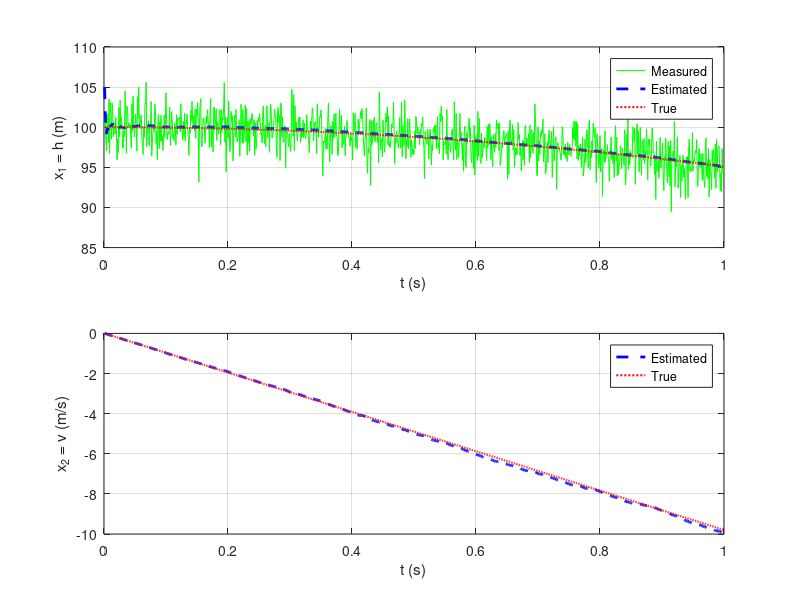
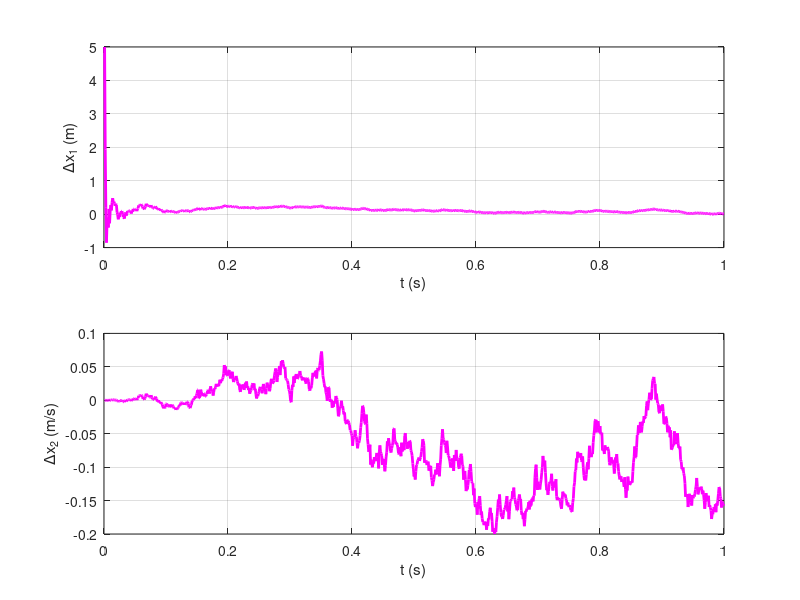

MATLAB code for these plots, in order:
%% Simulate the true signal and measurement
% Define the system
N = 1000; % number of time steps
dt = 0.001; % Sampling time (s)
t = dt*(1:N); % time vector (s)
F = [1, dt; 0, 1]; % system matrix - state
G = [-1/2*dt^2; -dt]; % system matrix - input
H = [1 0]; % observation matrix
Q = [0, 0; 0, 0]; % process noise covariance
u = 9.80665; % input = acceleration due to gravity (m/s^2)
I = eye(2); % identity matrix
% Define the initial position and velocity
y0 = 100; % m
v0 = 0; % m/s
% Initialize the state vector (true state)
xt = zeros(2, N); % True state vector
xt(:, 1) = [y0; v0]; % True intial state
% Loop through and calculate the state
for k = 2:N
 % Propagate the states through the prediction equations
 xt(:, k) = F*xt(:, k-1) + G*u;
end
% Generate the noisy measurement from the true state
R = 4; % m^2/s^2
v = sqrt(R)*randn(1, N); % measurement noise
z = H*xt + v; % noisy measurement
%% Perform the Kalman filter estimation
% Initialize the state vector (estimated state)
x = zeros(2, N); % Estimated state vector
x(:, 1) = [105; 0]; % Guess for initial state
% Initialize the covariance matrix
P = [10, 0; 0, 0.01]; % Covariance for initial state error
% Loop through and perform the Kalman filter equations recursively
for k = 2:N
 % Predict the state vector
 x(:, k) = F*x(:, k-1) + G*u;
 % Predict the covariance
 P = F*P*F' + Q;
 % Calculate the Kalman gain matrix
 K = P*H'/(H*P*H' + R*0.1);
 % Update the state vector
 x(:,k) = x(:,k) + K*(z(k) - H*x(:,k));
 % Update the covariance
 P = (I - K*H)*P;
end
%% Plot the results
% Plot the states
figure(1);
subplot(211);
plot(t, z, 'g-', t, x(1,:), 'b--', 'LineWidth', 2);
hold on; plot(t, xt(1,:), 'r:', 'LineWidth', 1.5)
xlabel('t (s)'); ylabel('x_1 = h (m)'); grid on;
legend('Measured','Estimated','True');
subplot(212);
plot(t, x(2,:), 'b--', 'LineWidth', 2);
hold on; plot(t, xt(2,:), 'r:', 'LineWidth', 1.5)
xlabel('t (s)'); ylabel('x_2 = v (m/s)'); grid on;
legend('Estimated','True');

% Plot the estimation errors
figure(2);
subplot(211);
plot(t, x(1,:)-xt(1,:), 'm', 'LineWidth', 2)
xlabel('t (s)'); ylabel('\Deltax_1 (m)'); grid on;
subplot(212);
plot(t, x(2,:)-xt(2,:), 'm', 'LineWidth', 2)
xlabel('t (s)'); ylabel('\Deltax_2 (m/s)'); grid on;